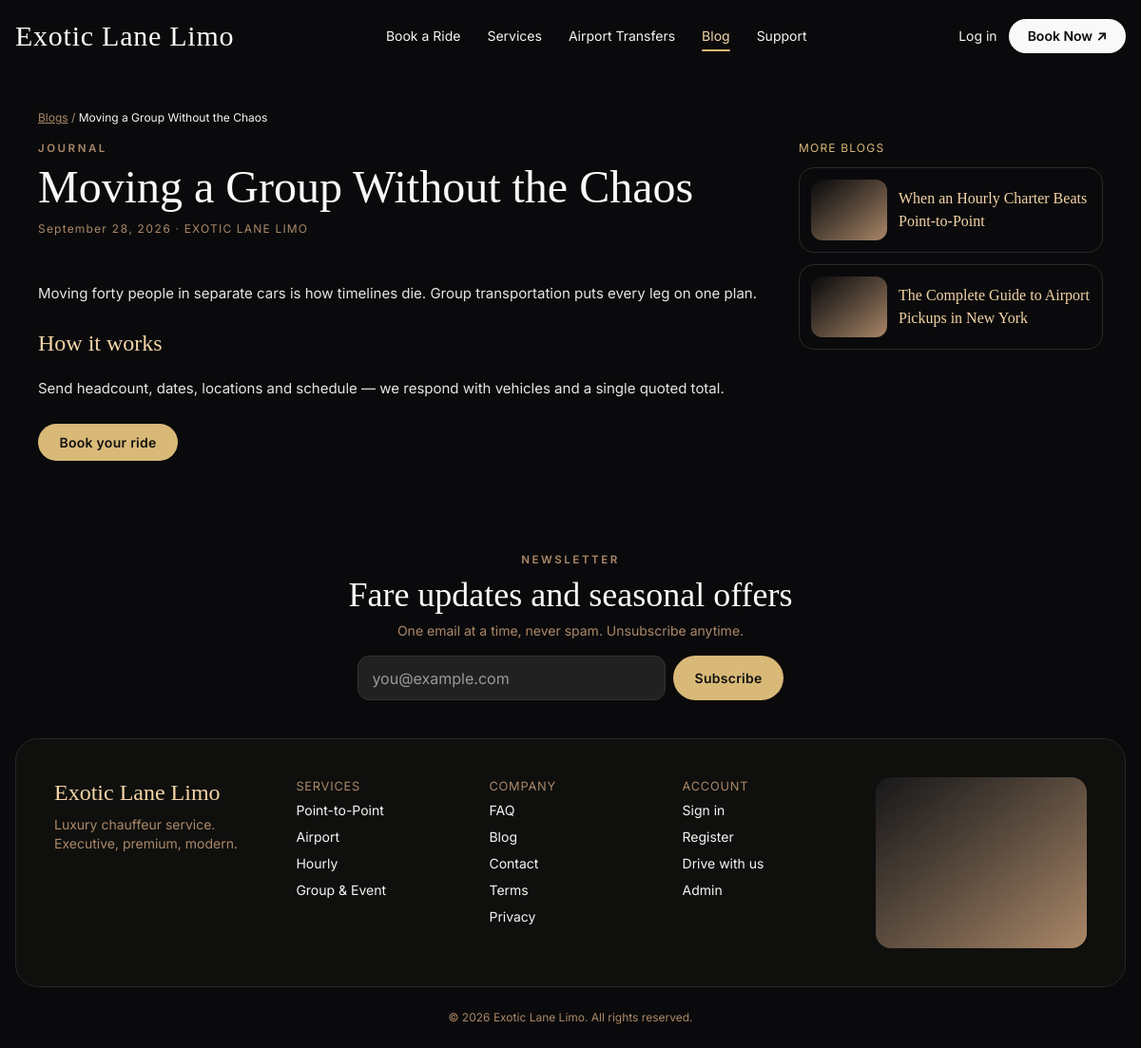
The page /services/blogs/read.php?slug=group-event-transport on the database its author committed.
### tables this page shows
CREATE TABLE IF NOT EXISTS blog_posts (
  id BIGINT UNSIGNED NOT NULL AUTO_INCREMENT PRIMARY KEY,
  slug VARCHAR(150) NOT NULL,
  title VARCHAR(190) NOT NULL,
  excerpt VARCHAR(255) NULL,
  body MEDIUMTEXT NULL,
  cover VARCHAR(255) NULL,
  meta_title VARCHAR(190) NULL,
  meta_description VARCHAR(255) NULL,
  status ENUM('draft','published') NOT NULL DEFAULT 'draft',
  published_at DATETIME NULL,
  created_at DATETIME NOT NULL DEFAULT CURRENT_TIMESTAMP,
  updated_at DATETIME NOT NULL DEFAULT CURRENT_TIMESTAMP ON UPDATE CURRENT_TIMESTAMP,
  UNIQUE KEY uq_blog_slug (slug),
  KEY idx_blog_status (status, published_at)
);

### app/Helpers/functions.php (called while the page is built, shortened)
<?php
function url(string $path = ''): string
{
    return SITE_URL . '/' . ltrim($path, '/');
}
function e(mixed $v): string
{
    return htmlspecialchars((string)($v ?? ''), ENT_QUOTES | ENT_SUBSTITUTE, 'UTF-8');
}

### services/blogs/read.php (the view, shortened to what this page needs)
<?php
$pdo = Database::pdo();
$slug = slugify(trim((string)($_GET['slug'] ?? '')));
$st = $pdo->prepare("SELECT * FROM blog_posts WHERE slug = ? AND status = 'published' LIMIT 1");
$st->execute([$slug]);
$post = $st->fetch();
$others = $pdo->prepare("SELECT slug, title, cover, published_at FROM blog_posts WHERE status = 'published' AND id != ? ORDER BY published_at DESC, id DESC LIMIT 3");
$others->execute([(int)$post['id']]);
$related = $others->fetchAll();
?>
<div class="max-w-6xl mx-auto px-4 py-10">
  <p class="text-xs"><a class="underline text-[#AB8868]" href="<?= url('services/blogs/index.php') ?>">Blogs</a> <span class="text-[#AB8868]">/</span> <span class="text-[#F5F5F3]"><?= e($post['title']) ?></span></p>
  <div class="grid lg:grid-cols-[1fr_320px] gap-8 mt-4 items-start">
    <article class="min-w-0">
      <p class="eyebrow">Journal</p>
      <h1 class="font-display text-4xl md:text-5xl text-[#F9F9F9] mt-2"><?= e($post['title']) ?></h1>
      <p class="tabular text-xs tracking-widest text-[#AB8868] mt-3"><?= e(date('F j, Y', strtotime($post['published_at'] ?? $post['created_at']))) ?> · EXOTIC LANE LIMO</p>
      <div class="mt-6 text-[15px] leading-relaxed text-[#E5E5E3] space-y-4 blog-body"><?= $post['body'] ?></div>
      <div class="mt-8">
        <a href="<?= url('services/booking.php') ?>" class="btn-gold rounded-full text-sm px-8 py-3">Book your ride</a>
      </div>
    </article>
    <?php if ($related): ?>
    <aside class="lg:sticky lg:top-20" aria-label="More blogs">
      <p class="tabular text-xs tracking-widest text-[#D9B978]">MORE BLOGS</p>
      <div class="mt-3 space-y-3">
        <?php foreach ($related as $r): ?>
        <a href="<?= url('services/blogs/read.php?slug=' . urlencode($r['slug'])) ?>" class="group flex items-center gap-3 rounded-2xl border border-[#2a2a2b] hover:border-[#C8A96B] p-3">
          <?php if (!empty($r['cover'])): ?>
          <span class="w-20 h-16 shrink-0 rounded-xl overflow-hidden bg-gradient-to-br from-[#0A0A0C] to-[#AB8868]">
          </span>
          <?php endif; ?>
          <span class="font-display text-base text-[#F3D4A6]"><?= e($r['title']) ?></span>
        </a>
        <?php endforeach; ?>
      </div>
    </aside>
    <?php endif; ?>
  </div>
</div>
<?php
require APP_ROOT . '/views/layouts/public.php';

### assets/css/app.css (style rules this page uses)
:root { --black:#0A0A0C; --deep:#0F0F0E; --charcoal:#181819; --input:#212121; --champagne:#F3D4A6; --champagne-lt:#F7E2BF; --gold:#D9B978; --gold-mute:#C8A96B; --tan:#AB8868; --ivory:#F9F9F9; --soft:#F5F5F3; --border:#E5E5E3; --cta:#F9F9F9; --cta-h:#F3D4A6; --err:#A3322F; --err-deep:#8E2B29; }
html { scroll-behavior:smooth }
body { background:var(--black);color:var(--soft); }
.font-display { font-family:"Cormorant Garamond",Georgia,serif }
.font-ui { font-family:Inter,system-ui,sans-serif }
.btn-gold { background:var(--gold);color:#111;padding:.7rem 1.4rem;font-weight:600;letter-spacing:.02em }
.eyebrow { font-size:.72rem;letter-spacing:.22em;text-transform:uppercase;color:var(--tan);font-weight:600 }
.tabular { font-variant-numeric:tabular-nums }
.blog-body h2 { font-family:"Cormorant Garamond",Georgia,serif;font-size:1.5rem;color:var(--champagne);margin-top:1.25rem }
.blog-body p { margin-top:.75rem }

### rows shown on the page
blog_posts: title "Moving a Group Without the Chaos", published_at "September 28, 2026", body "Moving forty people in separate cars is how timelines die. Group transportation puts every leg on one plan. How it works Send headcount, dates, locations and schedule — we respond with vehicles and a single quoted total."
blog_posts: title "When an Hourly Charter Beats Point-to-Point"
blog_posts: title "The Complete Guide to Airport Pickups in New York"
